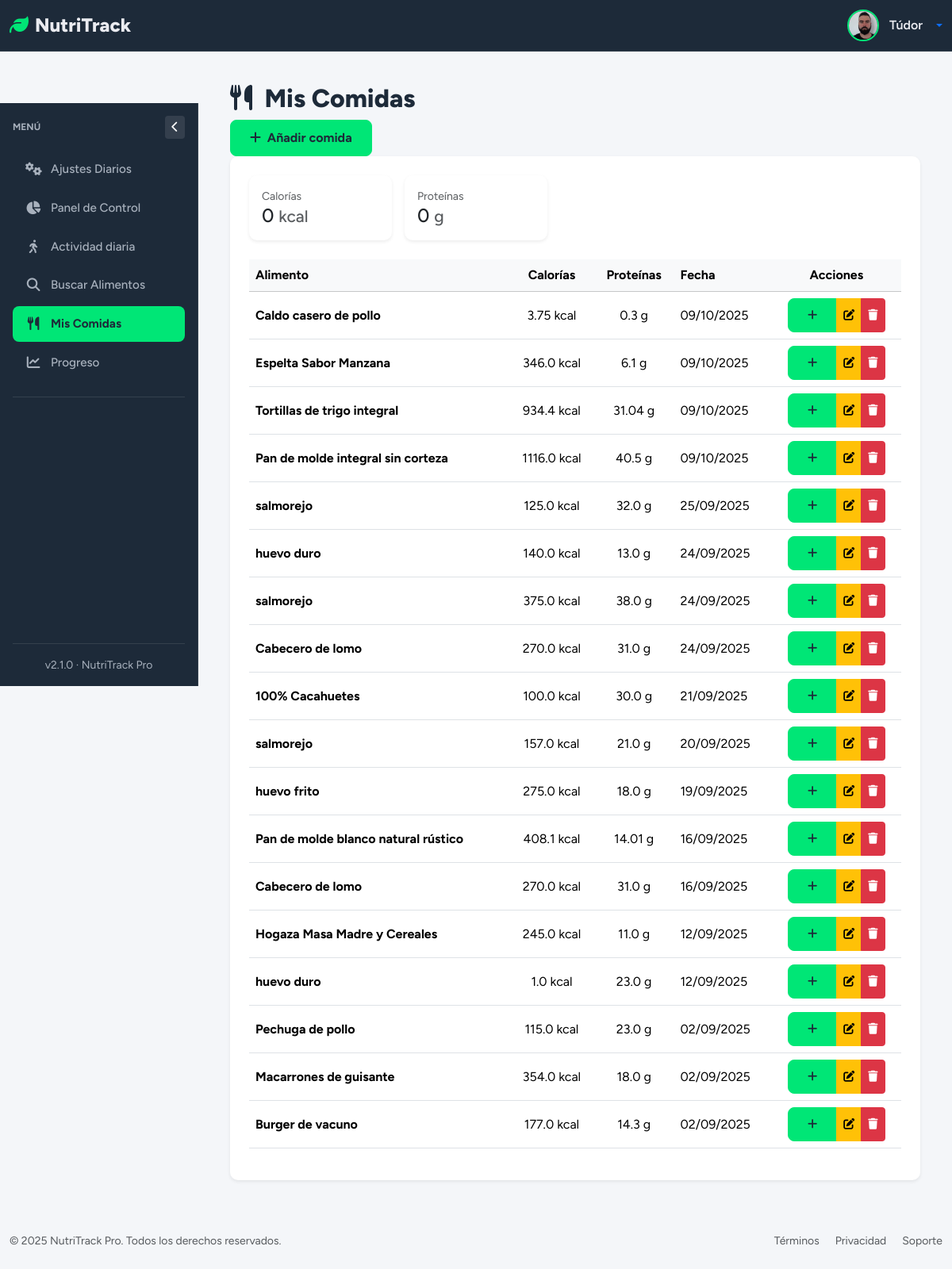
The app's page /mis-comidas (signed in) with its own data.
### tables this page shows
CREATE TABLE "loggin" (
	"id"	INTEGER,
	"username"	TEXT NOT NULL,
	"password"	TEXT,
	"email"	TEXT, google_id TEXT, full_name TEXT, birth_date TEXT, height_cm INTEGER, weight_kg INTEGER, gender TEXT, activity_level TEXT, goal TEXT, profile_photo TEXT DEFAULT NULL, preferences TEXT DEFAULT '{}',
	PRIMARY KEY("id" AUTOINCREMENT)
);

CREATE TABLE "food_entries" (
	"id"	INTEGER,
	"user_id"	INTEGER NOT NULL,
	"food_name"	TEXT NOT NULL,
	"calories"	REAL,
	"proteins"	REAL,
	"fats"	REAL,
	"carbs"	REAL,
	"date"	TIMESTAMP DEFAULT CURRENT_TIMESTAMP,
	"created_at"	TEXT,
	PRIMARY KEY("id" AUTOINCREMENT),
	FOREIGN KEY("user_id") REFERENCES "loggin"("id")
);

### app/controllers/MyfoodsController.py (the view)
@app.route('/mis-comidas')
@login_required
def mis_comidas():
    try:
        comidas = get_comidas_by_user(current_user.id)
        totales = get_totales_diarios(current_user.id)
    except Exception as e:
        current_app.logger.exception("Error al obtener comidas: %s", e)
        flash("Error al cargar tus comidas. Intenta de nuevo más tarde.", "danger")
        comidas = []
        totales = {"total_calorias": 0, "total_proteinas": 0}
    return render_template(
        'Myfoods/mis_comidas.html',
        comidas=comidas,
        total_calorias=totales["total_calorias"],
        total_proteinas=totales["total_proteinas"]
    )

### app/__init__.py (called while the page is built)
@login_manager.user_loader
def load_user(user_id):
    return User.get_by_id(user_id)

@app.after_request
def add_security_headers(response):
    response.headers['Cache-Control'] = 'no-cache, no-store, must-revalidate, max-age=0'
    response.headers['Pragma'] = 'no-cache'
    response.headers['Expires'] = '0'
    response.headers['X-Content-Type-Options'] = 'nosniff'
    return response

### app/conexion.py (called while the page is built)
@contextmanager
def get_db_connection():
    conn = sqlite3.connect(DATABASE)
    conn.row_factory = sqlite3.Row  # Esto permite acceso como diccionario
    try:
        yield conn
    finally:
        conn.close()

@contextmanager
def get_db_cursor():
    with get_db_connection() as conn:
        cursor = conn.cursor()
        try:
            yield cursor
            conn.commit()
        except:
            conn.rollback()
            raise

### app/controllers/UsersController.py (called while the page is built)
@app.context_processor
def inject_prefs():
    if current_user.is_authenticated:
        prefs = get_user_preferences(current_user.id)  # función que recupera las prefs
        return dict(prefs=prefs)
    return dict(prefs=None)

### app/models/LoginGoogleModel.py (called while the page is built)
    @staticmethod
    def get_by_id(user_id):
        with get_db_cursor() as cur:
            cur.execute("SELECT * FROM loggin WHERE id = ?", (user_id,))
            user = cur.fetchone()
            if user:
                return User(
                    id=user['id'],
                    username=user['username'],
                    email=user['email'] if 'email' in user.keys() else None,
                    google_id=user['google_id'] if 'google_id' in user.keys() else None,
                    profile_photo=user['profile_photo'] if 'profile_photo' in user.keys() else None
                )
        return None

### app/models/MyFoodModel.py (called while the page is built)
def _format_date_display(date_str):
    try:
        return datetime.strptime(date_str, "%Y-%m-%d").strftime("%d/%m/%Y")
    except Exception:
        return date_str or ""

def serialize_comida(row):
    if row is None:
        return None
    date_iso = row["date"]
    return {
        "id": row["id"],
        "food_name": row["food_name"],
        "calories": row["calories"],
        "proteins": row["proteins"],
        "fats": row["fats"],
        "carbs": row["carbs"],
        "date": _format_date_display(date_iso),
        "date_iso": date_iso  # para input type="date"
    }

### app/templates/Myfoods/mis_comidas.html (shortened to what this page needs)
{% extends "base.html" %}
{% block section %}
<div class="page-header">
    <h1 class="page-title">
        <i class="fas fa-utensils me-2"></i> Mis Comidas
    </h1>
    <a href="{{ url_for('agregar_comida_route') }}" class="btn btn-primary">
      <i class="fas fa-plus me-1"></i> Añadir comida
  </a>
</div>
<div class="card border-0 shadow-sm">
    <div class="card-body">
      {% if comidas %}
        <div class="d-flex gap-3 mb-4 flex-wrap">
          <div class="card p-3 shadow-sm" style="min-width:180px;">
            <small class="text-muted">Calorías</small>
            <div class="h4 mb-0">{{ total_calorias }} <small class="text-muted">kcal</small></div>
          </div>
          <div class="card p-3 shadow-sm" style="min-width:180px;">
            <small class="text-muted">Proteínas</small>
            <div class="h4 mb-0">{{ total_proteinas }} <small class="text-muted">g</small></div>
          </div>
        </div>
        <div class="table-responsive">
          <table class="table table-hover align-middle">
            <thead class="table-light">
              <tr>
                <th>Alimento</th>
                <th class="text-center">Calorías</th>
                <th class="text-center">Proteínas</th>
                <th>Fecha</th>
                <th class="text-center">Acciones</th>
              </tr>
            </thead>
            <tbody>
              {% for comida in comidas %}
              <tr>
                <td><strong>{{ comida['food_name'] }}</strong></td>
                <td class="text-center">{{ comida['calories'] }} kcal</td>
                <td class="text-center">{{ comida['proteins'] }} g</td>
                <td>{{ comida['date'] }}</td>
                <td class="text-center">
                  <div class="btn-group">
                    <button type="button" class="btn btn-sm btn-primary"
                                onclick="duplicarComida('{{ comida['id'] }}','{{ comida['food_name'] }}')">
                      <i class="fas fa-plus"></i>
                    </button>
                    <button type="button" class="btn btn-sm btn-warning"
                                onclick="editarComida('{{ comida['id'] }}','{{ comida['food_name'] }}','{{ comida['calories'] }}','{{ comida['proteins'] }}','{{ comida['carbs'] }}','{{ comida['fats'] }}','{{ comida['date_iso'] }}')">
                      <i class="fas fa-edit"></i>
                    </button>
                    <button type="button" class="btn btn-sm btn-danger"
                                onclick="eliminarComida('{{ comida['id'] }}','{{ comida['food_name'] }}')">
                      <i class="fas fa-trash"></i>
                    </button>
                  </div>
                </td>
              </tr>
              {% endfor %}
            </tbody>
          </table>
        </div>
      {% endif %}
    </div>
</div>
{% endblock %}

### app/templates/base.html (shortened to what this page needs)
<!DOCTYPE html>
<html lang="es" data-bs-theme="{% if prefs and prefs.dark_mode %}dark{% else %}light{% endif %}">
<head>
    <link href="https://cdn.jsdelivr.net/npm/bootstrap@5.3.2/dist/css/bootstrap.min.css" rel="stylesheet">
    <link rel="stylesheet" href="https://cdn.jsdelivr.net/npm/bootstrap-icons@1.11.1/font/bootstrap-icons.css">
    <link rel="stylesheet" href="https://cdnjs.cloudflare.com/ajax/libs/font-awesome/6.5.2/css/all.min.css" />
    <link href="https://cdn.jsdelivr.net/npm/sweetalert2@11/dist/sweetalert2.min.css" rel="stylesheet">
    <link rel="stylesheet" href="{{ url_for('static', filename='styles/StyleBase.css') }}">
</head>
<body>
    <nav class="navbar navbar-expand-lg">
        <div class="container-fluid">
            <a class="navbar-brand" href="{{ url_for('logout') }}">
                <i class="fas fa-leaf me-2"></i>NutriTrack
            </a>
            <div class="d-flex align-items-center ms-auto">
    {% if current_user.is_authenticated %}
    <div class="dropdown">
        <a href="#" class="d-flex align-items-center text-decoration-none dropdown-toggle" id="userDropdown" data-bs-toggle="dropdown" aria-expanded="false" style="gap: 0.8rem;">
            {% if current_user.profile_photo %}
                <img src="{{ url_for('static', filename='images/profile_photo/' + current_user.profile_photo) }}"
                    alt="Avatar"
                    class="rounded-circle user-photo">
            {% else %}
                <div class="user-avatar shadow-sm">
                    {{ current_user.username[0]|upper }}
                </div>
            {% endif %}
            <span class="d-none d-sm-inline user-name">
                {{ current_user.username }}
            </span>
        </a>
    </div>
    {% endif %}
</div>
        </div>
    </nav>
    <div class="container-fluid flex-grow-1">
        <div class="row h-100 g-0">
            <nav class="sidebar d-flex flex-column p-3" id="sidebar">
                <div class="d-flex justify-content-between align-items-center mb-3">
                    <h6 class="sidebar-title mb-0">Menú</h6>
                    <button id="closeSidebarBtn" class="btn btn-sm btn-outline-secondary d-none d-lg-block">
                        <i class="fas fa-chevron-left"></i>
                    </button>
                </div>
                <ul class="nav nav-pills flex-column mb-auto">
                    <li>
                        <a href="{{ url_for('settings') }}" class="nav-link {% if request.path == url_for('settings') %}active{% endif %}">
                            <i class="fas fa-cogs fa-fw"></i><span>Ajustes Diarios</span>
                        </a>
                    </li>
                    <li>
                        <a href="{{ url_for('dashboard') }}" class="nav-link {% if request.path == url_for('dashboard') %}active{% endif %}">
                            <i class="fas fa-chart-pie fa-fw"></i><span>Panel de Control</span>
                        </a>
                    </li>
                    <li>
                        <a href="{{ url_for('activity') }}" class="nav-link {% if request.path == url_for('activity') %}active{% endif %}">
                            <i class="fas fa-walking fa-fw"></i><span>Actividad diaria</span>
                        </a>
                    </li>
                    <li>
                        <a href="{{ url_for('search_food') }}" class="nav-link {% if request.path == url_for('search_food') %}active{% endif %}">
                            <i class="fas fa-search fa-fw"></i><span>Buscar Alimentos</span>
                        </a>
                    </li>
                    <li>
                        <a href="{{ url_for('mis_comidas') }}" class="nav-link {% if request.path == url_for('mis_comidas') %}active{% endif %}">
                            <i class="fas fa-utensils fa-fw"></i><span>Mis Comidas</span>
                        </a>
                    </li>
                    <li>
                        <a href="{{ url_for('progreso') }}" class="nav-link {% if request.path == url_for('progreso') %}active{% endif %}">
                            <i class="fas fa-chart-line fa-fw"></i><span>Progreso</span>
                        </a>
                    </li>
                    <li class="pt-3 mt-3 border-top">
                    </li>
                </ul>
                <div class="mt-auto pt-3 border-top text-center small text-muted">
                    v2.1.0 · NutriTrack Pro
                </div>
            </nav>
            <main class="main-content" id="mainContent">
                {% block section %}{% endblock %}
            </main>
        </div>
    </div>
    <footer class="py-4 mt-auto">
        <div class="container-fluid">
            <div class="row align-items-center">
                <div class="col-md-6 text-center text-md-start">
                    <p class="mb-0 small text-muted">&copy; 2025 NutriTrack Pro. Todos los derechos reservados.</p>
                </div>
                <div class="col-md-6 text-center text-md-end">
                    <a href="#" class="text-decoration-none small text-muted me-3">Términos</a>
                    <a href="#" class="text-decoration-none small text-muted me-3">Privacidad</a>
                    <a href="#" class="text-decoration-none small text-muted">Soporte</a>
                </div>
            </div>
        </div>
    </footer>
</body>
</html>

### app/static/styles/StyleBase.css (style rules this page uses)
:root { --primary-color: #00E676; --primary-darker: #00C853; --frame-bg-color: #1D2A39; --frame-text-color: #EAEBF0; --frame-text-muted: #A8B1BD; --content-bg-color: #F4F6F9; --surface-color: #FFFFFF; --content-text-color: #1D2A39; --border-color: #E5E9F2; --font-main: 'Figtree', sans-serif; --border-radius: 10px; --shadow-soft: 0 4px 12px rgba(0, 0, 0, 0.04); --shadow-medium: 0 6px 20px rgba(0, 0, 0, 0.07); --transition-speed: 0.2s; }
body { font-family: var(--font-main); background-color: var(--content-bg-color); color: var(--content-text-color); min-height: 100vh; display: flex; flex-direction: column; overflow-x: hidden; }
.container-fluid.flex-grow-1 { display: flex; flex-direction: column; padding: 0; }
.row.h-100 { display: flex; flex-grow: 1; flex-wrap: nowrap; margin: 0; overflow: hidden; }
.navbar { background-color: var(--frame-bg-color) !important; position: sticky; top: 0; z-index: 1100; height: 65px; border-bottom: 1px solid rgba(255, 255, 255, 0.1); }
.navbar-brand { font-weight: 800; font-size: 1.5rem; color: var(--frame-text-color) !important; }
.navbar-brand .fa-leaf { color: var(--primary-color); }
.user-photo { width: 40px; height: 40px; object-fit: cover; border: 2px solid var(--primary-color); }
.user-name { font-weight: 600 !important; font-size: 1rem !important; color: var(--frame-text-color) !important; }
.sidebar { width: 250px; background: var(--frame-bg-color); position: sticky; top: 65px; transition: all var(--transition-speed) ease-out; z-index: 100; display: flex; flex-direction: column; flex-shrink: 0; height: calc(100vh - 65px); padding: 1rem; border-right: 1px solid rgba(255, 255, 255, 0.1); }
.sidebar-title { color: var(--frame-text-muted); text-transform: uppercase; font-size: 0.75rem; font-weight: 700; }
#closeSidebarBtn { background-color: rgba(255,255,255,0.1); border: none; color: white; }
.sidebar .nav-link { display: flex; align-items: center; gap: 12px; padding: 11px 16px; margin-bottom: 4px; border-radius: 8px; font-weight: 500; font-size: 0.95rem; color: var(--frame-text-muted); transition: all var(--transition-speed) ease-out; }
.sidebar .nav-link .fa-fw { font-size: 1.1em; width: 20px; text-align: center; }
.sidebar .nav-link.active { background-color: var(--primary-color); color: var(--content-text-color); font-weight: 700; }
.sidebar .nav-link.active .fa-fw { color: var(--content-text-color); }
.sidebar .border-top { border-color: rgba(255, 255, 255, 0.1) !important; }
.sidebar .text-muted { color: var(--frame-text-muted) !important; }
.main-content { flex-grow: 1; flex-basis: 0; padding: 2.5rem; overflow-y: auto; }
.page-title { font-weight: 800; font-size: 2rem; color: var(--content-text-color); }
.card { border: none; background-color: var(--surface-color); border-radius: var(--border-radius); box-shadow: var(--shadow-soft); transition: transform var(--transition-speed) ease-out, box-shadow var(--transition-speed) ease-out; }
.card-body { padding: 1.5rem; }
.btn-primary { background-color: var(--primary-color); border-color: var(--primary-color); color: var(--content-text-color); font-weight: 700; padding: 10px 24px; border-radius: 8px; transition: all var(--transition-speed) ease-out; }

### records on screen
loggin: profile_photo (picture), username "Túdor"
food_entries: food_name "Caldo casero de pollo", calories "3.75", proteins "0.3", date "09/10/2025"
food_entries: food_name "Espelta Sabor Manzana", calories "346.0", proteins "6.1", date "09/10/2025"
food_entries: food_name "Tortillas de trigo integral", calories "934.4", proteins "31.04", date "09/10/2025"
food_entries: food_name "Pan de molde integral sin corteza", calories "1116.0", proteins "40.5", date "09/10/2025"
food_entries: food_name "salmorejo", calories "125.0", proteins "32.0", date "25/09/2025"
food_entries: food_name "huevo duro", calories "140.0", proteins "13.0", date "24/09/2025"
food_entries: food_name "salmorejo", calories "375.0", proteins "38.0", date "24/09/2025"
food_entries: food_name "Cabecero de lomo", calories "270.0", proteins "31.0", date "24/09/2025"
food_entries: food_name "100% Cacahuetes", calories "100.0", proteins "30.0", date "21/09/2025"
food_entries: food_name "salmorejo", calories "157.0", proteins "21.0", date "20/09/2025"
food_entries: food_name "huevo frito", calories "275.0", proteins "18.0", date "19/09/2025"
food_entries: food_name "Pan de molde blanco natural rústico", calories "408.1", proteins "14.01", date "16/09/2025"
food_entries: food_name "Cabecero de lomo", calories "270.0", proteins "31.0", date "16/09/2025"
food_entries: food_name "Hogaza Masa Madre y Cereales", calories "245.0", proteins "11.0", date "12/09/2025"
food_entries: food_name "huevo duro", calories "1.0", proteins "23.0", date "12/09/2025"
food_entries: food_name "Pechuga de pollo", calories "115.0", proteins "23.0", date "02/09/2025"
food_entries: food_name "Macarrones de guisante", calories "354.0", proteins "18.0", date "02/09/2025"
food_entries: food_name "Burger de vacuno", calories "177.0", proteins "14.3", date "02/09/2025"

### other values on screen
{{ total_calorias }} "0"
{{ total_proteinas }} "0"
